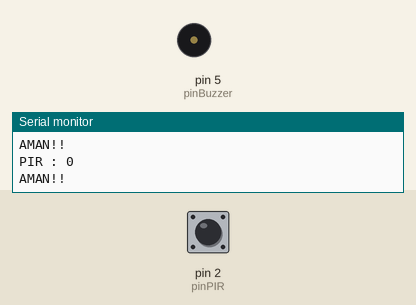
This sketch was run on a simulated Arduino Uno, built with avr-gcc and run on an emulated ATmega328P. Parts: buzzer (waves = sounding, pin HIGH), the last lines printed to the serial monitor. The inputs (shaded band) are chosen by the test bench; at power-on: pin 2 (pinPIR) LOW.

Above: at 1.2 s.
1.3 s: pin 2 (pinPIR) driven HIGH
At 1.46 s:
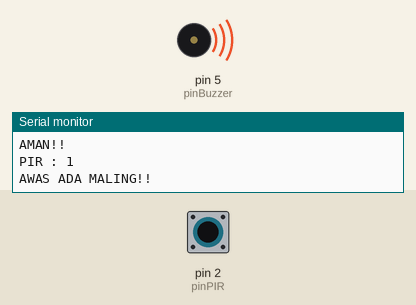
4.3 s: pin 2 (pinPIR) driven LOW
At 5.3 s:
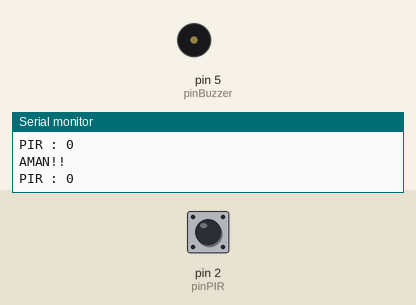
7.3 s: pin 2 (pinPIR) pulsed HIGH 2 times (0.12 s each, 0.3 s apart)
At 7.46 s:
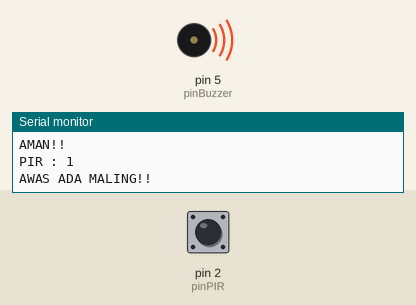
10.9 s: pin 2 (pinPIR) pulsed HIGH 5 times (0.12 s each, 0.3 s apart)
At 13.8 s:
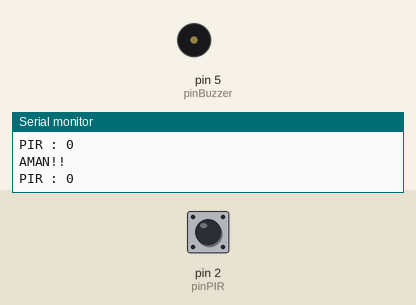
Timing chart, 0 to 15.3 s (numbered marks = the images above; inputs shaded):
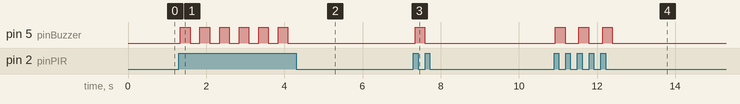

Measured:
- after the input at 1.3 s, pin 5 (pinBuzzer): alternates HIGH for 0.25 s and LOW for 0.25 s, starting at once
- after the input at 4.3 s, pin 5 (pinBuzzer): stops changing and stays LOW
- after the input at 7.3 s, pin 5 (pinBuzzer): LOW → HIGH at once, → LOW 0.25 s later
- after the input at 10.9 s, pin 5 (pinBuzzer): alternates HIGH for 0.25 s and LOW for 0.35 s, 6 changes in all, then stays LOW, starting at once

The sketch:

1.sensorPIR.ino
```cpp
//inisalisasi
int pinPIR=2;
int pinBuzzer=5;

void setup() {
Serial.begin(9600);
pinMode(pinPIR,INPUT);
pinMode(pinBuzzer,OUTPUT);
}

void loop() {
//BACA sensor
int bacaPIR=digitalRead(2);

// PRINT TO SERIAL
Serial.print("PIR : ");
Serial.print(bacaPIR);
Serial.println(); //untuk ENTER

//LOGIKA
 if(bacaPIR==1){
  Serial.println("AWAS ADA MALING!!");
  digitalWrite(pinBuzzer,HIGH);
  delay(250);
  digitalWrite(pinBuzzer,LOW);
  delay(250);
 }else{
  Serial.println("AMAN!!");
  digitalWrite(pinBuzzer,LOW);
 }
}
```
